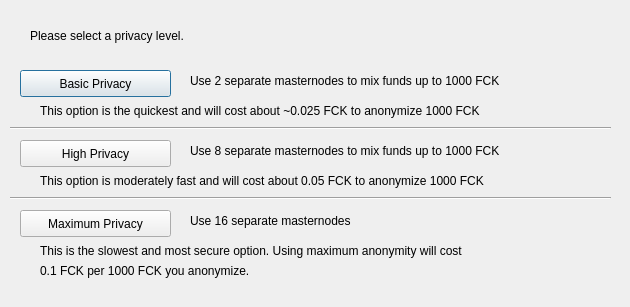
<?xml version="1.0" encoding="UTF-8"?>
<ui version="4.0">
 <class>DarksendConfig</class>
 <widget class="QDialog" name="DarksendConfig">
  <property name="geometry">
   <rect>
    <x>0</x>
    <y>0</y>
    <width>630</width>
    <height>307</height>
   </rect>
  </property>
  <property name="windowTitle">
   <string>Configure PrivateSend</string>
  </property>
  <widget class="QPushButton" name="buttonBasic">
   <property name="geometry">
    <rect>
     <x>20</x>
     <y>70</y>
     <width>151</width>
     <height>27</height>
    </rect>
   </property>
   <property name="text">
    <string>Basic Privacy</string>
   </property>
  </widget>
  <widget class="QPushButton" name="buttonHigh">
   <property name="geometry">
    <rect>
     <x>20</x>
     <y>140</y>
     <width>151</width>
     <height>27</height>
    </rect>
   </property>
   <property name="text">
    <string>High Privacy</string>
   </property>
  </widget>
  <widget class="QPushButton" name="buttonMax">
   <property name="geometry">
    <rect>
     <x>20</x>
     <y>210</y>
     <width>151</width>
     <height>27</height>
    </rect>
   </property>
   <property name="text">
    <string>Maximum Privacy</string>
   </property>
  </widget>
  <widget class="QLabel" name="label">
   <property name="geometry">
    <rect>
     <x>30</x>
     <y>20</y>
     <width>571</width>
     <height>31</height>
    </rect>
   </property>
   <property name="text">
    <string>Please select a privacy level.</string>
   </property>
  </widget>
  <widget class="QLabel" name="label_2">
   <property name="geometry">
    <rect>
     <x>190</x>
     <y>70</y>
     <width>421</width>
     <height>21</height>
    </rect>
   </property>
   <property name="text">
    <string>Use 2 separate masternodes to mix funds up to 1000 FCK</string>
   </property>
  </widget>
  <widget class="QLabel" name="label_3">
   <property name="geometry">
    <rect>
     <x>190</x>
     <y>140</y>
     <width>411</width>
     <height>21</height>
    </rect>
   </property>
   <property name="text">
    <string>Use 8 separate masternodes to mix funds up to 1000 FCK</string>
   </property>
  </widget>
  <widget class="QLabel" name="label_4">
   <property name="geometry">
    <rect>
     <x>190</x>
     <y>210</y>
     <width>421</width>
     <height>21</height>
    </rect>
   </property>
   <property name="text">
    <string>Use 16 separate masternodes</string>
   </property>
  </widget>
  <widget class="QLabel" name="label_6">
   <property name="geometry">
    <rect>
     <x>40</x>
     <y>100</y>
     <width>561</width>
     <height>21</height>
    </rect>
   </property>
   <property name="text">
    <string>This option is the quickest and will cost about ~0.025 FCK to anonymize 1000 FCK</string>
   </property>
  </widget>
  <widget class="QLabel" name="label_7">
   <property name="geometry">
    <rect>
     <x>40</x>
     <y>170</y>
     <width>561</width>
     <height>21</height>
    </rect>
   </property>
   <property name="text">
    <string>This option is moderately fast and will cost about 0.05 FCK to anonymize 1000 FCK</string>
   </property>
  </widget>
  <widget class="QLabel" name="label_8">
   <property name="geometry">
    <rect>
     <x>40</x>
     <y>240</y>
     <width>561</width>
     <height>21</height>
    </rect>
   </property>
   <property name="text">
    <string>This is the slowest and most secure option. Using maximum anonymity will cost</string>
   </property>
  </widget>
  <widget class="QLabel" name="label_9">
   <property name="geometry">
    <rect>
     <x>40</x>
     <y>260</y>
     <width>561</width>
     <height>21</height>
    </rect>
   </property>
   <property name="text">
    <string>0.1 FCK per 1000 FCK you anonymize.</string>
   </property>
  </widget>
  <widget class="Line" name="line">
   <property name="geometry">
    <rect>
     <x>10</x>
     <y>120</y>
     <width>601</width>
     <height>16</height>
    </rect>
   </property>
   <property name="orientation">
    <enum>Qt::Horizontal</enum>
   </property>
  </widget>
  <widget class="Line" name="line_2">
   <property name="geometry">
    <rect>
     <x>10</x>
     <y>190</y>
     <width>601</width>
     <height>16</height>
    </rect>
   </property>
   <property name="orientation">
    <enum>Qt::Horizontal</enum>
   </property>
  </widget>
 </widget>
 <resources/>
 <connections/>
</ui>
